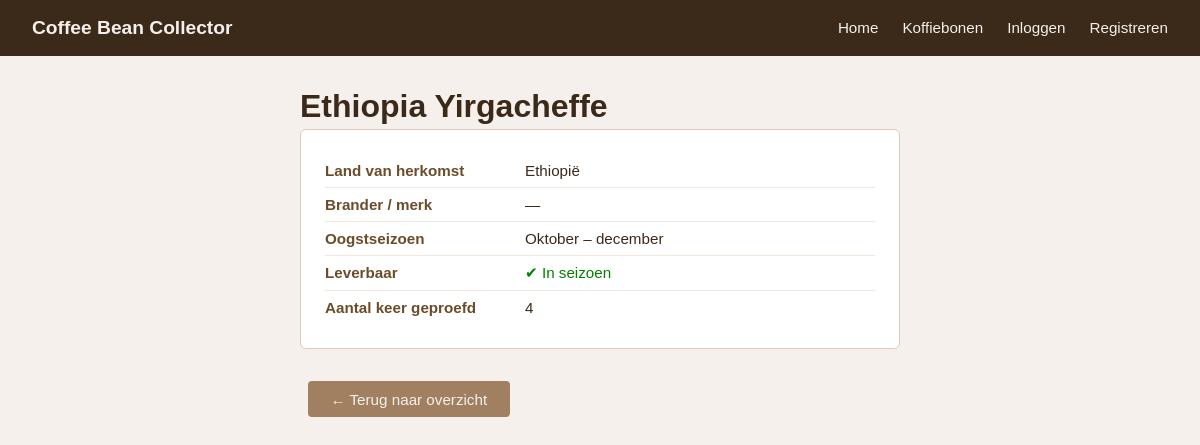
/bonen/2/, run on the app's committed database.
### base/models.py (models this page shows, shortened)
class Bean(models.Model):
    name = models.CharField(max_length=255)
    country_of_origin = models.CharField(max_length=255)
    roaster = models.CharField(max_length=255, blank=True, default='')
    harvest_season = models.CharField(max_length=255)
    in_season = models.BooleanField(default=True)
    approved = models.BooleanField(default=False)
    approved_by = models.ForeignKey(
        User, null=True, blank=True, on_delete=models.SET_NULL, related_name='approved_beans'
    )

### base/views.py (the view)
# urls.py: path('bonen/<int:pk>/', views.bean_detail, name='bean_detail'),
def bean_detail(request, pk):
    from django.shortcuts import get_object_or_404
    from .models import Bean
    bean = get_object_or_404(Bean, pk=pk, approved=True)
    return render(request, 'base/bean_detail.html', {'bean': bean})

### base/templates/base/bean_detail.html (shortened to what this page needs)
{% extends "base.html" %}
{% block content %}
<div class="profile-container">
    <h1>{{ bean.name }}</h1>
    <div class="profile-card">
        <div class="profile-row">
            <span class="profile-label">Land van herkomst</span>
            <span class="profile-value">{{ bean.country_of_origin }}</span>
        </div>
        <div class="profile-row">
            <span class="profile-label">Brander / merk</span>
            <span class="profile-value">{{ bean.roaster|default:"—" }}</span>
        </div>
        <div class="profile-row">
            <span class="profile-label">Oogstseizoen</span>
            <span class="profile-value">{{ bean.harvest_season }}</span>
        </div>
        <div class="profile-row">
            <span class="profile-label">Leverbaar</span>
            <span class="profile-value">
                {% if bean.in_season %}
                    <span style="color: green;">✔ In seizoen</span>
                {% else %}
                    <span style="color: #c0392b;">✘ Niet leverbaar</span>
                {% endif %}
            </span>
        </div>
        <div class="profile-row">
            <span class="profile-label">Aantal keer geproefd</span>
            <span class="profile-value">{{ bean.tastings.count }}</span>
        </div>
    </div>
    <a href="{% url 'bean_list' %}" class="btn btn-secondary">← Terug naar overzicht</a>
</div>
{% endblock %}

### base/static/base/css/style.css (style rules this page uses)
* { margin: 0; padding: 0; box-sizing: border-box; }
body { font-family: Arial, sans-serif; background-color: #f5f0eb; color: #3b2a1a; }
.btn { display: inline-block; margin-top: 0.5rem; padding: 0.6rem 1.4rem; background-color: #3b2a1a; color: #f5f0eb; border: none; border-radius: 4px; font-size: 0.95rem; cursor: pointer; text-decoration: none; }
.btn-secondary { background-color: #a08060; margin-left: 0.5rem; }
.profile-container { max-width: 600px; margin: 0 auto; }
.profile-container h1 { margin-bottom: 0.25rem; }
.profile-card { background-color: #fff; border: 1px solid #d9cdbf; border-radius: 6px; padding: 1.5rem; margin-bottom: 1.5rem; }
.profile-row { display: flex; padding: 0.5rem 0; border-bottom: 1px solid #f0e8dc; font-size: 0.95rem; }
.profile-row:last-child { border-bottom: none; }
.profile-label { font-weight: bold; width: 200px; flex-shrink: 0; color: #6b4c2a; }

### data on the page
Bean: name "Ethiopia Yirgacheffe", country_of_origin "Ethiopië", roaster "—", harvest_season "Oktober – december", tastings.count "4"
